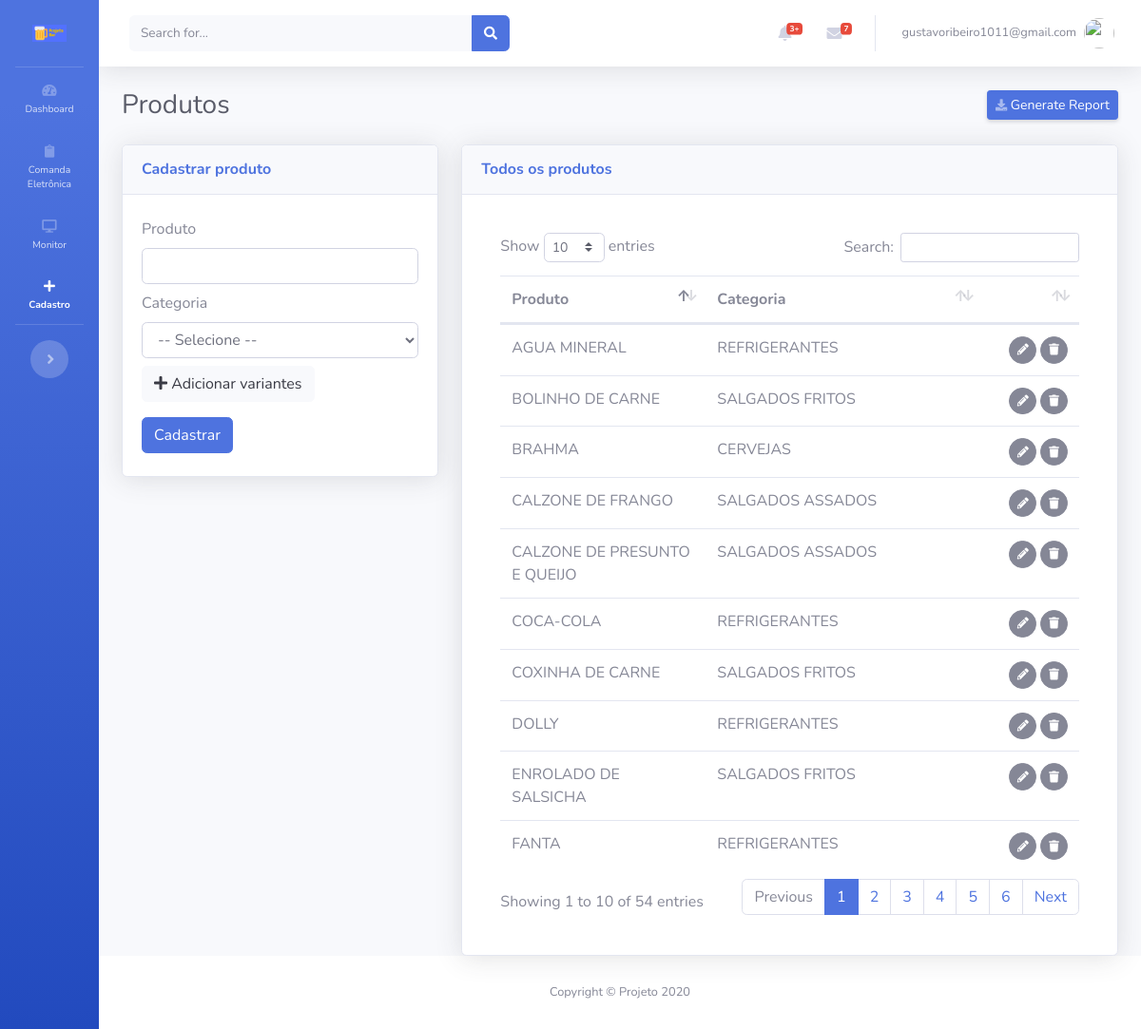
The app's page /views/produtos/Cadastrar.php (signed in) with its own data.
### tables this page shows
CREATE TABLE IF NOT EXISTS `produtos` (
  `id` int(11) NOT NULL AUTO_INCREMENT,
  `produto` varchar(200) NOT NULL,
  `categoria` int(11) NOT NULL COMMENT 'FK',
  `usuario` int(11) NOT NULL COMMENT 'FK',
  `cadastro` datetime NOT NULL,
  `modificado` datetime NOT NULL,
  PRIMARY KEY (`id`)
);

CREATE TABLE IF NOT EXISTS `categorias` (
  `id` int(11) NOT NULL AUTO_INCREMENT,
  `categoria` varchar(200) NOT NULL,
  `icone` varchar(255) NOT NULL,
  `usuario` int(11) NOT NULL COMMENT 'FK',
  `cadastro` datetime NOT NULL,
  `modificado` datetime NOT NULL,
  PRIMARY KEY (`id`)
);

### views/produtos/templates/FormularioExibir.php (the view, shortened to what this page needs)
<div class="card shadow mb-12" id="cardFormularioExibir" style="display:none;">
  <div class="card-header py-3">
    <h6 class="m-0 font-weight-bold text-primary">Todos os produtos</h6>
  </div>
  <div class="card-body">
    <?php
    $sql="
    SELECT
    a.id,
    a.produto,
    b.categoria
    FROM produtos a
    LEFT JOIN categorias b on (a.categoria=b.id) order by produto ASC";
    if ($result=mysqli_query($conecta,$sql))
    {
      ?>
      <div class="card-body">
        <div class="table-responsive">
          <table class="table cell-border table-hover" id="dataTable" width="100%" cellspacing="0">
            <thead>
              <tr>
                <th>Produto</th>
                <th>Categoria</th>
                <th></th>
              </tr>
            </thead>
            <tfoot>
              <tbody>
                <?php
                while ($row=mysqli_fetch_assoc($result))
                {
                 ?>
                 <tr>
                  <td><?php echo $row['produto'];?></td>
                  <td><?php echo $row['categoria'];?></td>
                  <td align="right">
                    <span id="acoes">
                      <button class="btn btn-secondary btn-circle btn-sm botaoEditarProdutoTransicao" idproduto="<?=$row['id']?>">
                        <i class="fas fa-pencil-alt"></i></button>
                        <button class="btn btn-secondary btn-circle btn-sm botaoExcluirProdutoTransicao" data-toggle="modal" data-target="#modalExcluirProduto" idproduto="<?=$row['id']?>"> <i class="fas fa-trash"></i>
                        </span>
                      </td>
                    </tr>
                    <?php
                  }
                  ?>
                </tbody>
              </table>
            </div>
          </div>
          <?php
        }
        ?>
      </div>
    </div>

### records on screen
produtos: produto "AGUA MINERAL", categorias.categoria "REFRIGERANTES"
produtos: produto "BOLINHO DE CARNE", categorias.categoria "SALGADOS FRITOS"
produtos: produto "BRAHMA", categorias.categoria "CERVEJAS"
produtos: produto "CALZONE DE FRANGO", categorias.categoria "SALGADOS ASSADOS"
produtos: produto "CALZONE DE PRESUNTO E QUEIJO", categorias.categoria "SALGADOS ASSADOS"
produtos: produto "COCA-COLA", categorias.categoria "REFRIGERANTES"
produtos: produto "COXINHA DE CARNE", categorias.categoria "SALGADOS FRITOS"
produtos: produto "DOLLY", categorias.categoria "REFRIGERANTES"
produtos: produto "ENROLADO DE SALSICHA", categorias.categoria "SALGADOS FRITOS"
produtos: produto "FANTA", categorias.categoria "REFRIGERANTES"

### other values on screen
$_SESSION['login'.$app_token] "gustavoribeiro1011@gmail.com"
$app_page_name "Produtos"
$app_name "Projeto"
